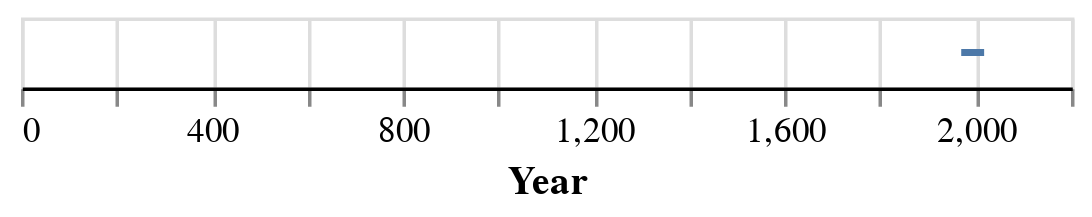

Notebook code cell kept with this figure:
### Code cell
alt.Chart(df_final).mark_line().encode(
    x = "Year")

### Figure 1 — Vega-Lite specification as saved in the notebook (floating-point values rounded to 4 significant figures)
{"config": {"title": {"font": "Arial", "fontSize": 15, "fontWeight": 300, "offset": 0, "anchor": "left"}, "axis": {"labelFont": "Arial", "titleFont": "Arial", "domainColor": "black"}, "header": {"labelFont": "Arial", "titleFont": "Arial"}, "legend": {"labelFont": "Arial Narrow", "titleFont": "Arial Narrow", "symbolType": "circle", "padding": 1}, "background": "#ffffff"}, "data": {"name": "data-b12d35ec4ba3472928e535e988f5cb5b"}, "mark": "line", "encoding": {"x": {"type": "quantitative", "field": "Year"}}, "$schema": "https://vega.github.io/schema/vega-lite/v4.8.1.json", "datasets": {"data-b12d35ec4ba3472928e535e988f5cb5b": [{"Country Name_x": "Peru", "Country ISO3_x": "PER", "Year": 1970, "Indicator Name_x": "Total greenhouse gas emissions (kt of CO2 equivalent)", "Indicator Code_x": "EN.ATM.GHGT.KT.CE", "Value_x": 55260.0, "Country Name_y": "Peru", "Country ISO3_y": "PER", "Indicator Name_y": "CO2 emissions (kt)", "Indicator Code_y": "EN.ATM.CO2E.KT", "Value_y": 17780.0}, {"Country Name_x": "Peru", "Country ISO3_x": "PER", "Year": 1971, "Indicator Name_x": "Total greenhouse gas emissions (kt of CO2 equivalent)", "Indicator Code_x": "EN.ATM.GHGT.KT.CE", "Value_x": 49530.0, "Country Name_y": "Peru", "Country ISO3_y": "PER", "Indicator Name_y": "CO2 emissions (kt)", "Indicator Code_y": "EN.ATM.CO2E.KT", "Value_y": 18610.0}, {"Country Name_x": "Peru", "Country ISO3_x": "PER", "Year": 1972, "Indicator Name_x": "Total greenhouse gas emissions (kt of CO2 equivalent)", "Indicator Code_x": "EN.ATM.GHGT.KT.CE", "Value_x": 51650.0, "Country Name_y": "Peru", "Country ISO3_y": "PER", "Indicator Name_y": "CO2 emissions (kt)", "Indicator Code_y": "EN.ATM.CO2E.KT", "Value_y": 18170.0}, {"Country Name_x": "Peru", "Country ISO3_x": "PER", "Year": 1973, "Indicator Name_x": "Total greenhouse gas emissions (kt of CO2 equivalent)", "Indicator Code_x": "EN.ATM.GHGT.KT.CE", "Value_x": 49970.0, "Country Name_y": "Peru", "Country ISO3_y": "PER", "Indicator Name_y": "CO2 emissions (kt)", "Indicator Code_y": "EN.ATM.CO2E.KT", "Value_y": 19760.0}, {"Country Name_x": "Peru", "Country ISO3_x": "PER", "Year": 1974, "Indicator Name_x": "Total greenhouse gas emissions (kt of CO2 equivalent)", "Indicator Code_x": "EN.ATM.GHGT.KT.CE", "Value_x": 53200.0, "Country Name_y": "Peru", "Country ISO3_y": "PER", "Indicator Name_y": "CO2 emissions (kt)", "Indicator Code_y": "EN.ATM.CO2E.KT", "Value_y": 21360.0}, {"Country Name_x": "Peru", "Country ISO3_x": "PER", "Year": 1975, "Indicator Name_x": "Total greenhouse gas emissions (kt of CO2 equivalent)", "Indicator Code_x": "EN.ATM.GHGT.KT.CE", "Value_x": 54950.0, "Country Name_y": "Peru", "Country ISO3_y": "PER", "Indicator Name_y": "CO2 emissions (kt)", "Indicator Code_y": "EN.ATM.CO2E.KT", "Value_y": 21970.0}, {"Country Name_x": "Peru", "Country ISO3_x": "PER", "Year": 1976, "Indicator Name_x": "Total greenhouse gas emissions (kt of CO2 equivalent)", "Indicator Code_x": "EN.ATM.GHGT.KT.CE", "Value_x": 58640.0, "Country Name_y": "Peru", "Country ISO3_y": "PER", "Indicator Name_y": "CO2 emissions (kt)", "Indicator Code_y": "EN.ATM.CO2E.KT", "Value_y": 22440.0}, {"Country Name_x": "Peru", "Country ISO3_x": "PER", "Year": 1977, "Indicator Name_x": "Total greenhouse gas emissions (kt of CO2 equivalent)", "Indicator Code_x": "EN.ATM.GHGT.KT.CE", "Value_x": 53840.0, "Country Name_y": "Peru", "Country ISO3_y": "PER", "Indicator Name_y": "CO2 emissions (kt)", "Indicator Code_y": "EN.ATM.CO2E.KT", "Value_y": 23340.0}, {"Country Name_x": "Peru", "Country ISO3_x": "PER", "Year": 1978, "Indicator Name_x": "Total greenhouse gas emissions (kt of CO2 equivalent)", "Indicator Code_x": "EN.ATM.GHGT.KT.CE", "Value_x": 56740.0, "Country Name_y": "Peru", "Country ISO3_y": "PER", "Indicator Name_y": "CO2 emissions (kt)", "Indicator Code_y": "EN.ATM.CO2E.KT", "Value_y": 22460.0}, {"Country Name_x": "Peru", "Country ISO3_x": "PER", "Year": 1979, "Indicator Name_x": "Total greenhouse gas emissions (kt of CO2 equivalent)", "Indicator Code_x": "EN.ATM.GHGT.KT.CE", "Value_x": 58830.0, "Country Name_y": "Peru", "Country ISO3_y": "PER", "Indicator Name_y": "CO2 emissions (kt)", "Indicator Code_y": "EN.ATM.CO2E.KT", "Value_y": 22270.0}, {"Country Name_x": "Peru", "Country ISO3_x": "PER", "Year": 1980, "Indicator Name_x": "Total greenhouse gas emissions (kt of CO2 equivalent)", "Indicator Code_x": "EN.ATM.GHGT.KT.CE", "Value_x": 60580.0, "Country Name_y": "Peru", "Country ISO3_y": "PER", "Indicator Name_y": "CO2 emissions (kt)", "Indicator Code_y": "EN.ATM.CO2E.KT", "Value_y": 24120.0}, {"Country Name_x": "Peru", "Country ISO3_x": "PER", "Year": 1981, "Indicator Name_x": "Total greenhouse gas emissions (kt of CO2 equivalent)", "Indicator Code_x": "EN.ATM.GHGT.KT.CE", "Value_x": 60100.0, "Country Name_y": "Peru", "Country ISO3_y": "PER", "Indicator Name_y": "CO2 emissions (kt)", "Indicator Code_y": "EN.ATM.CO2E.KT", "Value_y": 24100.0}, {"Country Name_x": "Peru", "Country ISO3_x": "PER", "Year": 1982, "Indicator Name_x": "Total greenhouse gas emissions (kt of CO2 equivalent)", "Indicator Code_x": "EN.ATM.GHGT.KT.CE", "Value_x": 60740.0, "Country Name_y": "Peru", "Country ISO3_y": "PER", "Indicator Name_y": "CO2 emissions (kt)", "Indicator Code_y": "EN.ATM.CO2E.KT", "Value_y": 23670.0}, {"Country Name_x": "Peru", "Country ISO3_x": "PER", "Year": 1983, "Indicator Name_x": "Total greenhouse gas emissions (kt of CO2 equivalent)", "Indicator Code_x": "EN.ATM.GHGT.KT.CE", "Value_x": 57030.0, "Country Name_y": "Peru", "Country ISO3_y": "PER", "Indicator Name_y": "CO2 emissions (kt)", "Indicator Code_y": "EN.ATM.CO2E.KT", "Value_y": 20450.0}, {"Country Name_x": "Peru", "Country ISO3_x": "PER", "Year": 1984, "Indicator Name_x": "Total greenhouse gas emissions (kt of CO2 equivalent)", "Indicator Code_x": "EN.ATM.GHGT.KT.CE", "Value_x": 53960.0, "Country Name_y": "Peru", "Country ISO3_y": "PER", "Indicator Name_y": "CO2 emissions (kt)", "Indicator Code_y": "EN.ATM.CO2E.KT", "Value_y": 20690.0}, {"Country Name_x": "Peru", "Country ISO3_x": "PER", "Year": 1985, "Indicator Name_x": "Total greenhouse gas emissions (kt of CO2 equivalent)", "Indicator Code_x": "EN.ATM.GHGT.KT.CE", "Value_x": 53620.0, "Country Name_y": "Peru", "Country ISO3_y": "PER", "Indicator Name_y": "CO2 emissions (kt)", "Indicator Code_y": "EN.ATM.CO2E.KT", "Value_y": 19510.0}, {"Country Name_x": "Peru", "Country ISO3_x": "PER", "Year": 1986, "Indicator Name_x": "Total greenhouse gas emissions (kt of CO2 equivalent)", "Indicator Code_x": "EN.ATM.GHGT.KT.CE", "Value_x": 57180.0, "Country Name_y": "Peru", "Country ISO3_y": "PER", "Indicator Name_y": "CO2 emissions (kt)", "Indicator Code_y": "EN.ATM.CO2E.KT", "Value_y": 21850.0}, {"Country Name_x": "Peru", "Country ISO3_x": "PER", "Year": 1987, "Indicator Name_x": "Total greenhouse gas emissions (kt of CO2 equivalent)", "Indicator Code_x": "EN.ATM.GHGT.KT.CE", "Value_x": 62290.0, "Country Name_y": "Peru", "Country ISO3_y": "PER", "Indicator Name_y": "CO2 emissions (kt)", "Indicator Code_y": "EN.ATM.CO2E.KT", "Value_y": 25780.0}, {"Country Name_x": "Peru", "Country ISO3_x": "PER", "Year": 1988, "Indicator Name_x": "Total greenhouse gas emissions (kt of CO2 equivalent)", "Indicator Code_x": "EN.ATM.GHGT.KT.CE", "Value_x": 60300.0, "Country Name_y": "Peru", "Country ISO3_y": "PER", "Indicator Name_y": "CO2 emissions (kt)", "Indicator Code_y": "EN.ATM.CO2E.KT", "Value_y": 25110.0}, {"Country Name_x": "Peru", "Country ISO3_x": "PER", "Year": 1989, "Indicator Name_x": "Total greenhouse gas emissions (kt of CO2 equivalent)", "Indicator Code_x": "EN.ATM.GHGT.KT.CE", "Value_x": 57770.0, "Country Name_y": "Peru", "Country ISO3_y": "PER", "Indicator Name_y": "CO2 emissions (kt)", "Indicator Code_y": "EN.ATM.CO2E.KT", "Value_y": 21840.0}, {"Country Name_x": "Peru", "Country ISO3_x": "PER", "Year": 1990, "Indicator Name_x": "Total greenhouse gas emissions (kt of CO2 equivalent)", "Indicator Code_x": "EN.ATM.GHGT.KT.CE", "Value_x": 43970.0, "Country Name_y": "Peru", "Country ISO3_y": "PER", "Indicator Name_y": "CO2 emissions (kt)", "Indicator Code_y": "EN.ATM.CO2E.KT", "Value_y": 20630.0}, {"Country Name_x": "Peru", "Country ISO3_x": "PER", "Year": 1991, "Indicator Name_x": "Total greenhouse gas emissions (kt of CO2 equivalent)", "Indicator Code_x": "EN.ATM.GHGT.KT.CE", "Value_x": 42740.0, "Country Name_y": "Peru", "Country ISO3_y": "PER", "Indicator Name_y": "CO2 emissions (kt)", "Indicator Code_y": "EN.ATM.CO2E.KT", "Value_y": 19750.0}, {"Country Name_x": "Peru", "Country ISO3_x": "PER", "Year": 1992, "Indicator Name_x": "Total greenhouse gas emissions (kt of CO2 equivalent)", "Indicator Code_x": "EN.ATM.GHGT.KT.CE", "Value_x": 43610.0, "Country Name_y": "Peru", "Country ISO3_y": "PER", "Indicator Name_y": "CO2 emissions (kt)", "Indicator Code_y": "EN.ATM.CO2E.KT", "Value_y": 20690.0}, {"Country Name_x": "Peru", "Country ISO3_x": "PER", "Year": 1993, "Indicator Name_x": "Total greenhouse gas emissions (kt of CO2 equivalent)", "Indicator Code_x": "EN.ATM.GHGT.KT.CE", "Value_x": 44780.0, "Country Name_y": "Peru", "Country ISO3_y": "PER", "Indicator Name_y": "CO2 emissions (kt)", "Indicator Code_y": "EN.ATM.CO2E.KT", "Value_y": 21540.0}, {"Country Name_x": "Peru", "Country ISO3_x": "PER", "Year": 1994, "Indicator Name_x": "Total greenhouse gas emissions (kt of CO2 equivalent)", "Indicator Code_x": "EN.ATM.GHGT.KT.CE", "Value_x": 47300.0, "Country Name_y": "Peru", "Country ISO3_y": "PER", "Indicator Name_y": "CO2 emissions (kt)", "Indicator Code_y": "EN.ATM.CO2E.KT", "Value_y": 22360.0}, {"Country Name_x": "Peru", "Country ISO3_x": "PER", "Year": 1995, "Indicator Name_x": "Total greenhouse gas emissions (kt of CO2 equivalent)", "Indicator Code_x": "EN.ATM.GHGT.KT.CE", "Value_x": 52080.0, "Country Name_y": "Peru", "Country ISO3_y": "PER", "Indicator Name_y": "CO2 emissions (kt)", "Indicator Code_y": "EN.ATM.CO2E.KT", "Value_y": 25400.0}, {"Country Name_x": "Peru", "Country ISO3_x": "PER", "Year": 1996, "Indicator Name_x": "Total greenhouse gas emissions (kt of CO2 equivalent)", "Indicator Code_x": "EN.ATM.GHGT.KT.CE", "Value_x": 55670.0, "Country Name_y": "Peru", "Country ISO3_y": "PER", "Indicator Name_y": "CO2 emissions (kt)", "Indicator Code_y": "EN.ATM.CO2E.KT", "Value_y": 27740.0}, {"Country Name_x": "Peru", "Country ISO3_x": "PER", "Year": 1997, "Indicator Name_x": "Total greenhouse gas emissions (kt of CO2 equivalent)", "Indicator Code_x": "EN.ATM.GHGT.KT.CE", "Value_x": 56970.0, "Country Name_y": "Peru", "Country ISO3_y": "PER", "Indicator Name_y": "CO2 emissions (kt)", "Indicator Code_y": "EN.ATM.CO2E.KT", "Value_y": 27950.0}, {"Country Name_x": "Peru", "Country ISO3_x": "PER", "Year": 1998, "Indicator Name_x": "Total greenhouse gas emissions (kt of CO2 equivalent)", "Indicator Code_x": "EN.ATM.GHGT.KT.CE", "Value_x": 57160.0, "Country Name_y": "Peru", "Country ISO3_y": "PER", "Indicator Name_y": "CO2 emissions (kt)", "Indicator Code_y": "EN.ATM.CO2E.KT", "Value_y": 26640.0}, {"Country Name_x": "Peru", "Country ISO3_x": "PER", "Year": 1999, "Indicator Name_x": "Total greenhouse gas emissions (kt of CO2 equivalent)", "Indicator Code_x": "EN.ATM.GHGT.KT.CE", "Value_x": 61510.0, "Country Name_y": "Peru", "Country ISO3_y": "PER", "Indicator Name_y": "CO2 emissions (kt)", "Indicator Code_y": "EN.ATM.CO2E.KT", "Value_y": 28840.0}, {"Country Name_x": "Peru", "Country ISO3_x": "PER", "Year": 2000, "Indicator Name_x": "Total greenhouse gas emissions (kt of CO2 equivalent)", "Indicator Code_x": "EN.ATM.GHGT.KT.CE", "Value_x": 62310.0, "Country Name_y": "Peru", "Country ISO3_y": "PER", "Indicator Name_y": "CO2 emissions (kt)", "Indicator Code_y": "EN.ATM.CO2E.KT", "Value_y": 28430.0}, {"Country Name_x": "Peru", "Country ISO3_x": "PER", "Year": 2001, "Indicator Name_x": "Total greenhouse gas emissions (kt of CO2 equivalent)", "Indicator Code_x": "EN.ATM.GHGT.KT.CE", "Value_x": 60500.0, "Country Name_y": "Peru", "Country ISO3_y": "PER", "Indicator Name_y": "CO2 emissions (kt)", "Indicator Code_y": "EN.ATM.CO2E.KT", "Value_y": 26360.0}, {"Country Name_x": "Peru", "Country ISO3_x": "PER", "Year": 2002, "Indicator Name_x": "Total greenhouse gas emissions (kt of CO2 equivalent)", "Indicator Code_x": "EN.ATM.GHGT.KT.CE", "Value_x": 62460.0, "Country Name_y": "Peru", "Country ISO3_y": "PER", "Indicator Name_y": "CO2 emissions (kt)", "Indicator Code_y": "EN.ATM.CO2E.KT", "Value_y": 27550.0}, {"Country Name_x": "Peru", "Country ISO3_x": "PER", "Year": 2003, "Indicator Name_x": "Total greenhouse gas emissions (kt of CO2 equivalent)", "Indicator Code_x": "EN.ATM.GHGT.KT.CE", "Value_x": 62290.0, "Country Name_y": "Peru", "Country ISO3_y": "PER", "Indicator Name_y": "CO2 emissions (kt)", "Indicator Code_y": "EN.ATM.CO2E.KT", "Value_y": 26940.0}, {"Country Name_x": "Peru", "Country ISO3_x": "PER", "Year": 2004, "Indicator Name_x": "Total greenhouse gas emissions (kt of CO2 equivalent)", "Indicator Code_x": "EN.ATM.GHGT.KT.CE", "Value_x": 66670.0, "Country Name_y": "Peru", "Country ISO3_y": "PER", "Indicator Name_y": "CO2 emissions (kt)", "Indicator Code_y": "EN.ATM.CO2E.KT", "Value_y": 31300.0}, {"Country Name_x": "Peru", "Country ISO3_x": "PER", "Year": 2005, "Indicator Name_x": "Total greenhouse gas emissions (kt of CO2 equivalent)", "Indicator Code_x": "EN.ATM.GHGT.KT.CE", "Value_x": 67840.0, "Country Name_y": "Peru", "Country ISO3_y": "PER", "Indicator Name_y": "CO2 emissions (kt)", "Indicator Code_y": "EN.ATM.CO2E.KT", "Value_y": 31350.0}, {"Country Name_x": "Peru", "Country ISO3_x": "PER", "Year": 2006, "Indicator Name_x": "Total greenhouse gas emissions (kt of CO2 equivalent)", "Indicator Code_x": "EN.ATM.GHGT.KT.CE", "Value_x": 67810.0, "Country Name_y": "Peru", "Country ISO3_y": "PER", "Indicator Name_y": "CO2 emissions (kt)", "Indicator Code_y": "EN.ATM.CO2E.KT", "Value_y": 31080.0}, {"Country Name_x": "Peru", "Country ISO3_x": "PER", "Year": 2007, "Indicator Name_x": "Total greenhouse gas emissions (kt of CO2 equivalent)", "Indicator Code_x": "EN.ATM.GHGT.KT.CE", "Value_x": 71710.0, "Country Name_y": "Peru", "Country ISO3_y": "PER", "Indicator Name_y": "CO2 emissions (kt)", "Indicator Code_y": "EN.ATM.CO2E.KT", "Value_y": 34110.0}, {"Country Name_x": "Peru", "Country ISO3_x": "PER", "Year": 2008, "Indicator Name_x": "Total greenhouse gas emissions (kt of CO2 equivalent)", "Indicator Code_x": "EN.ATM.GHGT.KT.CE", "Value_x": 76510.0, "Country Name_y": "Peru", "Country ISO3_y": "PER", "Indicator Name_y": "CO2 emissions (kt)", "Indicator Code_y": "EN.ATM.CO2E.KT", "Value_y": 38560.0}, {"Country Name_x": "Peru", "Country ISO3_x": "PER", "Year": 2009, "Indicator Name_x": "Total greenhouse gas emissions (kt of CO2 equivalent)", "Indicator Code_x": "EN.ATM.GHGT.KT.CE", "Value_x": 80650.0, "Country Name_y": "Peru", "Country ISO3_y": "PER", "Indicator Name_y": "CO2 emissions (kt)", "Indicator Code_y": "EN.ATM.CO2E.KT", "Value_y": 41680.0}, {"Country Name_x": "Peru", "Country ISO3_x": "PER", "Year": 2010, "Indicator Name_x": "Total greenhouse gas emissions (kt of CO2 equivalent)", "Indicator Code_x": "EN.ATM.GHGT.KT.CE", "Value_x": 84650.0, "Country Name_y": "Peru", "Country ISO3_y": "PER", "Indicator Name_y": "CO2 emissions (kt)", "Indicator Code_y": "EN.ATM.CO2E.KT", "Value_y": 45570.0}, {"Country Name_x": "Peru", "Country ISO3_x": "PER", "Year": 2011, "Indicator Name_x": "Total greenhouse gas emissions (kt of CO2 equivalent)", "Indicator Code_x": "EN.ATM.GHGT.KT.CE", "Value_x": 88120.0, "Country Name_y": "Peru", "Country ISO3_y": "PER", "Indicator Name_y": "CO2 emissions (kt)", "Indicator Code_y": "EN.ATM.CO2E.KT", "Value_y": 48580.0}, {"Country Name_x": "Peru", "Country ISO3_x": "PER", "Year": 2012, "Indicator Name_x": "Total greenhouse gas emissions (kt of CO2 equivalent)", "Indicator Code_x": "EN.ATM.GHGT.KT.CE", "Value_x": 88380.0, "Country Name_y": "Peru", "Country ISO3_y": "PER", "Indicator Name_y": "CO2 emissions (kt)", "Indicator Code_y": "EN.ATM.CO2E.KT", "Value_y": 48370.0}, {"Country Name_x": "Peru", "Country ISO3_x": "PER", "Year": 2013, "Indicator Name_x": "Total greenhouse gas emissions (kt of CO2 equivalent)", "Indicator Code_x": "EN.ATM.GHGT.KT.CE", "Value_x": 89840.0, "Country Name_y": "Peru", "Country ISO3_y": "PER", "Indicator Name_y": "CO2 emissions (kt)", "Indicator Code_y": "EN.ATM.CO2E.KT", "Value_y": 49520.0}, {"Country Name_x": "Peru", "Country ISO3_x": "PER", "Year": 2014, "Indicator Name_x": "Total greenhouse gas emissions (kt of CO2 equivalent)", "Indicator Code_x": "EN.ATM.GHGT.KT.CE", "Value_x": 93240.0, "Country Name_y": "Peru", "Country ISO3_y": "PER", "Indicator Name_y": "CO2 emissions (kt)", "Indicator Code_y": "EN.ATM.CO2E.KT", "Value_y": 52810.0}, {"Country Name_x": "Peru", "Country ISO3_x": "PER", "Year": 2015, "Indicator Name_x": "Total greenhouse gas emissions (kt of CO2 equivalent)", "Indicator Code_x": "EN.ATM.GHGT.KT.CE", "Value_x": 94880.0, "Country Name_y": "Peru", "Country ISO3_y": "PER", "Indicator Name_y": "CO2 emissions (kt)", "Indicator Code_y": "EN.ATM.CO2E.KT", "Value_y": 53820.0}, {"Country Name_x": "Peru", "Country ISO3_x": "PER", "Year": 2016, "Indicator Name_x": "Total greenhouse gas emissions (kt of CO2 equivalent)", "Indicator Code_x": "EN.ATM.GHGT.KT.CE", "Value_x": 98040.0, "Country Name_y": "Peru", "Country ISO3_y": "PER", "Indicator Name_y": "CO2 emissions (kt)", "Indicator Code_y": "EN.ATM.CO2E.KT", "Value_y": 56530.0}, {"Country Name_x": "Peru", "Country ISO3_x": "PER", "Year": 2017, "Indicator Name_x": "Total greenhouse gas emissions (kt of CO2 equivalent)", "Indicator Code_x": "EN.ATM.GHGT.KT.CE", "Value_x": 96040.0, "Country Name_y": "Peru", "Country ISO3_y": "PER", "Indicator Name_y": "CO2 emissions (kt)", "Indicator Code_y": "EN.ATM.CO2E.KT", "Value_y": 53990.0}, {"Country Name_x": "Peru", "Country ISO3_x": "PER", "Year": 2018, "Indicator Name_x": "Total greenhouse gas emissions (kt of CO2 equivalent)", "Indicator Code_x": "EN.ATM.GHGT.KT.CE", "Value_x": 96280.0, "Country Name_y": "Peru", "Country ISO3_y": "PER", "Indicator Name_y": "CO2 emissions (kt)", "Indicator Code_y": "EN.ATM.CO2E.KT", "Value_y": 54280.0}]}}
